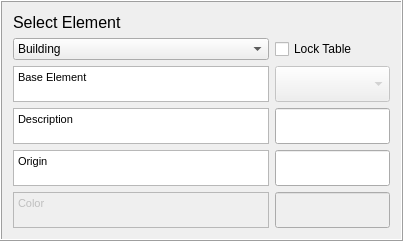
    <widget class="QFrame" name="frame1">
     <property name="maximumSize">
      <size>
       <width>16777215</width>
       <height>240</height>
      </size>
     </property>
     <property name="frameShape">
      <enum>QFrame::Box</enum>
     </property>
     <property name="frameShadow">
      <enum>QFrame::Raised</enum>
     </property>
     <layout class="QGridLayout" name="gridLayout_2">
      <item row="0" column="0">
       <widget class="QLabel" name="label_42">
        <property name="text">
         <string>&lt;!DOCTYPE HTML PUBLIC &quot;-//W3C//DTD HTML 4.0//EN&quot; &quot;http://www.w3.org/TR/REC-html40/strict.dtd&quot;&gt;
&lt;html&gt;&lt;head&gt;&lt;meta name=&quot;qrichtext&quot; content=&quot;1&quot; /&gt;&lt;style type=&quot;text/css&quot;&gt;
p, li { white-space: pre-wrap; }
&lt;/style&gt;&lt;/head&gt;&lt;body style=&quot; font-family:'MS Shell Dlg 2'; font-size:8pt; font-weight:400; font-style:normal;&quot;&gt;
&lt;p style=&quot; margin-top:0px; margin-bottom:0px; margin-left:0px; margin-right:0px; -qt-block-indent:0; text-indent:0px;&quot;&gt;&lt;span style=&quot; font-size:12pt;&quot;&gt;Select Element&lt;/span&gt;&lt;/p&gt;&lt;/body&gt;&lt;/html&gt;</string>
        </property>
       </widget>
      </item>
      <item row="1" column="0">
       <widget class="QComboBox" name="comboBoxSurface">
        <property name="sizePolicy">
         <sizepolicy hsizetype="Preferred" vsizetype="Preferred">
          <horstretch>0</horstretch>
          <verstretch>0</verstretch>
         </sizepolicy>
        </property>
        <property name="toolTip">
         <string/>
        </property>
        <item>
         <property name="text">
          <string>Building</string>
         </property>
        </item>
        <item>
         <property name="text">
          <string>Paved</string>
         </property>
        </item>
        <item>
         <property name="text">
          <string>Evergreen Tree</string>
         </property>
        </item>
        <item>
         <property name="text">
          <string>Decidous Tree</string>
         </property>
        </item>
        <item>
         <property name="text">
          <string>Grass</string>
         </property>
        </item>
        <item>
         <property name="text">
          <string>Bare Soil</string>
         </property>
        </item>
        <item>
         <property name="text">
          <string>Water</string>
         </property>
        </item>
       </widget>
      </item>
      <item row="1" column="1">
       <widget class="QCheckBox" name="checkBoxA">
        <property name="text">
         <string>Lock Table</string>
        </property>
       </widget>
      </item>
      <item row="2" column="0">
       <widget class="QTextBrowser" name="textBrowser_Surface">
        <property name="sizePolicy">
         <sizepolicy hsizetype="Expanding" vsizetype="Preferred">
          <horstretch>0</horstretch>
          <verstretch>0</verstretch>
         </sizepolicy>
        </property>
        <property name="maximumSize">
         <size>
          <width>16777215</width>
          <height>36</height>
         </size>
        </property>
        <property name="html">
         <string>&lt;!DOCTYPE HTML PUBLIC &quot;-//W3C//DTD HTML 4.0//EN&quot; &quot;http://www.w3.org/TR/REC-html40/strict.dtd&quot;&gt;
&lt;html&gt;&lt;head&gt;&lt;meta name=&quot;qrichtext&quot; content=&quot;1&quot; /&gt;&lt;style type=&quot;text/css&quot;&gt;
p, li { white-space: pre-wrap; }
&lt;/style&gt;&lt;/head&gt;&lt;body style=&quot; font-family:'MS Shell Dlg 2'; font-size:8.25pt; font-weight:400; font-style:normal;&quot;&gt;
&lt;p style=&quot; margin-top:0px; margin-bottom:0px; margin-left:0px; margin-right:0px; -qt-block-indent:0; text-indent:0px;&quot;&gt;&lt;span style=&quot; font-size:8pt;&quot;&gt;Base Element&lt;/span&gt;&lt;/p&gt;&lt;/body&gt;&lt;/html&gt;</string>
        </property>
       </widget>
      </item>
      <item row="2" column="1">
       <widget class="QComboBox" name="comboBoxBase">
        <property name="enabled">
         <bool>false</bool>
        </property>
        <property name="sizePolicy">
         <sizepolicy hsizetype="Expanding" vsizetype="Preferred">
          <horstretch>0</horstretch>
          <verstretch>0</verstretch>
         </sizepolicy>
        </property>
        <property name="maximumSize">
         <size>
          <width>16777215</width>
          <height>36</height>
         </size>
        </property>
        <property name="currentIndex">
         <number>0</number>
        </property>
        <item>
         <property name="text">
          <string/>
         </property>
        </item>
        <item>
         <property name="text">
          <string>Paved</string>
         </property>
        </item>
        <item>
         <property name="text">
          <string>Building</string>
         </property>
        </item>
        <item>
         <property name="text">
          <string>Evergreen Tree</string>
         </property>
        </item>
        <item>
         <property name="text">
          <string>Decidous Tree</string>
         </property>
        </item>
        <item>
         <property name="text">
          <string>Grass</string>
         </property>
        </item>
        <item>
         <property name="text">
          <string>Bare Soil</string>
         </property>
        </item>
        <item>
         <property name="text">
          <string>Grass</string>
         </property>
        </item>
        <item>
         <property name="text">
          <string>Water</string>
         </property>
        </item>
        <item>
         <property name="text">
          <string>Snow</string>
         </property>
        </item>
       </widget>
      </item>
      <item row="3" column="0">
       <widget class="QTextBrowser" name="textBrowserDesc">
        <property name="sizePolicy">
         <sizepolicy hsizetype="Expanding" vsizetype="Preferred">
          <horstretch>0</horstretch>
          <verstretch>0</verstretch>
         </sizepolicy>
        </property>
        <property name="maximumSize">
         <size>
          <width>16777215</width>
          <height>36</height>
         </size>
        </property>
        <property name="html">
         <string>&lt;!DOCTYPE HTML PUBLIC &quot;-//W3C//DTD HTML 4.0//EN&quot; &quot;http://www.w3.org/TR/REC-html40/strict.dtd&quot;&gt;
&lt;html&gt;&lt;head&gt;&lt;meta name=&quot;qrichtext&quot; content=&quot;1&quot; /&gt;&lt;style type=&quot;text/css&quot;&gt;
p, li { white-space: pre-wrap; }
&lt;/style&gt;&lt;/head&gt;&lt;body style=&quot; font-family:'MS Shell Dlg 2'; font-size:8.25pt; font-weight:400; font-style:normal;&quot;&gt;
&lt;p style=&quot; margin-top:0px; margin-bottom:0px; margin-left:0px; margin-right:0px; -qt-block-indent:0; text-indent:0px;&quot;&gt;&lt;span style=&quot; font-size:8pt;&quot;&gt;Description&lt;/span&gt;&lt;/p&gt;&lt;/body&gt;&lt;/html&gt;</string>
        </property>
       </widget>
      </item>
      <item row="3" column="1">
       <widget class="QgsFilterLineEdit" name="textEditDesc">
        <property name="sizePolicy">
         <sizepolicy hsizetype="Expanding" vsizetype="Preferred">
          <horstretch>0</horstretch>
          <verstretch>0</verstretch>
         </sizepolicy>
        </property>
        <property name="maximumSize">
         <size>
          <width>16777215</width>
          <height>36</height>
         </size>
        </property>
        <property name="inputMethodHints">
         <set>Qt::ImhNone</set>
        </property>
        <property name="qgisRelation" stdset="0">
         <string notr="true"/>
        </property>
       </widget>
      </item>
      <item row="4" column="0">
       <widget class="QTextBrowser" name="textBrowserOrig">
        <property name="sizePolicy">
         <sizepolicy hsizetype="Expanding" vsizetype="Preferred">
          <horstretch>0</horstretch>
          <verstretch>0</verstretch>
         </sizepolicy>
        </property>
        <property name="maximumSize">
         <size>
          <width>16777215</width>
          <height>36</height>
         </size>
        </property>
        <property name="html">
         <string>&lt;!DOCTYPE HTML PUBLIC &quot;-//W3C//DTD HTML 4.0//EN&quot; &quot;http://www.w3.org/TR/REC-html40/strict.dtd&quot;&gt;
&lt;html&gt;&lt;head&gt;&lt;meta name=&quot;qrichtext&quot; content=&quot;1&quot; /&gt;&lt;style type=&quot;text/css&quot;&gt;
p, li { white-space: pre-wrap; }
&lt;/style&gt;&lt;/head&gt;&lt;body style=&quot; font-family:'MS Shell Dlg 2'; font-size:8.25pt; font-weight:400; font-style:normal;&quot;&gt;
&lt;p style=&quot; margin-top:0px; margin-bottom:0px; margin-left:0px; margin-right:0px; -qt-block-indent:0; text-indent:0px;&quot;&gt;&lt;span style=&quot; font-size:8pt;&quot;&gt;Origin&lt;/span&gt;&lt;/p&gt;&lt;/body&gt;&lt;/html&gt;</string>
        </property>
       </widget>
      </item>
      <item row="4" column="1">
       <widget class="QgsFilterLineEdit" name="textEditOrig">
        <property name="sizePolicy">
         <sizepolicy hsizetype="Expanding" vsizetype="Preferred">
          <horstretch>0</horstretch>
          <verstretch>0</verstretch>
         </sizepolicy>
        </property>
        <property name="maximumSize">
         <size>
          <width>16777215</width>
          <height>36</height>
         </size>
        </property>
        <property name="qgisRelation" stdset="0">
         <string notr="true"/>
        </property>
       </widget>
      </item>
      <item row="5" column="0">
       <widget class="QTextBrowser" name="textBrowserColor">
        <property name="enabled">
         <bool>false</bool>
        </property>
        <property name="sizePolicy">
         <sizepolicy hsizetype="Expanding" vsizetype="Preferred">
          <horstretch>0</horstretch>
          <verstretch>0</verstretch>
         </sizepolicy>
        </property>
        <property name="maximumSize">
         <size>
          <width>16777215</width>
          <height>36</height>
         </size>
        </property>
        <property name="html">
         <string>&lt;!DOCTYPE HTML PUBLIC &quot;-//W3C//DTD HTML 4.0//EN&quot; &quot;http://www.w3.org/TR/REC-html40/strict.dtd&quot;&gt;
&lt;html&gt;&lt;head&gt;&lt;meta name=&quot;qrichtext&quot; content=&quot;1&quot; /&gt;&lt;style type=&quot;text/css&quot;&gt;
p, li { white-space: pre-wrap; }
&lt;/style&gt;&lt;/head&gt;&lt;body style=&quot; font-family:'MS Shell Dlg 2'; font-size:8.25pt; font-weight:400; font-style:normal;&quot;&gt;
&lt;p style=&quot; margin-top:0px; margin-bottom:0px; margin-left:0px; margin-right:0px; -qt-block-indent:0; text-indent:0px;&quot;&gt;&lt;span style=&quot; font-size:8pt;&quot;&gt;Color&lt;/span&gt;&lt;/p&gt;&lt;/body&gt;&lt;/html&gt;</string>
        </property>
       </widget>
      </item>
      <item row="5" column="1">
       <widget class="QgsFilterLineEdit" name="textEditColor">
        <property name="enabled">
         <bool>false</bool>
        </property>
        <property name="sizePolicy">
         <sizepolicy hsizetype="Expanding" vsizetype="Preferred">
          <horstretch>0</horstretch>
          <verstretch>0</verstretch>
         </sizepolicy>
        </property>
        <property name="maximumSize">
         <size>
          <width>16777215</width>
          <height>36</height>
         </size>
        </property>
        <property name="qgisRelation" stdset="0">
         <string notr="true"/>
        </property>
       </widget>
      </item>
     </layout>
    </widget>
